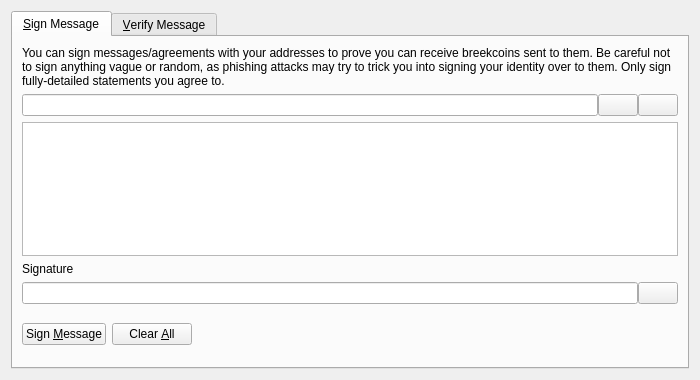
<?xml version="1.0" encoding="UTF-8"?>
<ui version="4.0">
 <class>SignVerifyMessageDialog</class>
 <widget class="QDialog" name="SignVerifyMessageDialog">
  <property name="geometry">
   <rect>
    <x>0</x>
    <y>0</y>
    <width>700</width>
    <height>380</height>
   </rect>
  </property>
  <property name="windowTitle">
   <string>Signatures - Sign / Verify a Message</string>
  </property>
  <property name="modal">
   <bool>true</bool>
  </property>
  <layout class="QVBoxLayout" name="verticalLayout">
   <item>
    <widget class="QTabWidget" name="tabWidget">
     <property name="currentIndex">
      <number>0</number>
     </property>
     <widget class="QWidget" name="tabSignMessage">
      <attribute name="title">
       <string>&amp;Sign Message</string>
      </attribute>
      <layout class="QVBoxLayout" name="verticalLayout_SM">
       <item>
        <widget class="QLabel" name="infoLabel_SM">
         <property name="text">
          <string>You can sign messages/agreements with your addresses to prove you can receive breekcoins sent to them. Be careful not to sign anything vague or random, as phishing attacks may try to trick you into signing your identity over to them. Only sign fully-detailed statements you agree to.</string>
         </property>
         <property name="textFormat">
          <enum>Qt::PlainText</enum>
         </property>
         <property name="wordWrap">
          <bool>true</bool>
         </property>
        </widget>
       </item>
       <item>
        <layout class="QHBoxLayout" name="horizontalLayout_1_SM">
         <property name="spacing">
          <number>0</number>
         </property>
         <item>
          <widget class="QValidatedLineEdit" name="addressIn_SM">
           <property name="toolTip">
            <string>The Breekcoin address to sign the message with</string>
           </property>
          </widget>
         </item>
         <item>
          <widget class="QPushButton" name="addressBookButton_SM">
           <property name="toolTip">
            <string>Choose previously used address</string>
           </property>
           <property name="text">
            <string/>
           </property>
           <property name="icon">
            <iconset resource="../bitcoin.qrc">
             <normaloff>:/icons/address-book</normaloff>:/icons/address-book</iconset>
           </property>
           <property name="shortcut">
            <string>Alt+A</string>
           </property>
           <property name="autoDefault">
            <bool>false</bool>
           </property>
          </widget>
         </item>
         <item>
          <widget class="QPushButton" name="pasteButton_SM">
           <property name="toolTip">
            <string>Paste address from clipboard</string>
           </property>
           <property name="text">
            <string/>
           </property>
           <property name="icon">
            <iconset resource="../bitcoin.qrc">
             <normaloff>:/icons/editpaste</normaloff>:/icons/editpaste</iconset>
           </property>
           <property name="shortcut">
            <string>Alt+P</string>
           </property>
           <property name="autoDefault">
            <bool>false</bool>
           </property>
          </widget>
         </item>
        </layout>
       </item>
       <item>
        <widget class="QPlainTextEdit" name="messageIn_SM">
         <property name="toolTip">
          <string>Enter the message you want to sign here</string>
         </property>
        </widget>
       </item>
       <item>
        <widget class="QLabel" name="signatureLabel_SM">
         <property name="text">
          <string>Signature</string>
         </property>
         <property name="textFormat">
          <enum>Qt::PlainText</enum>
         </property>
        </widget>
       </item>
       <item>
        <layout class="QHBoxLayout" name="horizontalLayout_2_SM">
         <property name="spacing">
          <number>0</number>
         </property>
         <item>
          <widget class="QLineEdit" name="signatureOut_SM">
           <property name="font">
            <font>
             <italic>true</italic>
            </font>
           </property>
           <property name="readOnly">
            <bool>true</bool>
           </property>
          </widget>
         </item>
         <item>
          <widget class="QPushButton" name="copySignatureButton_SM">
           <property name="toolTip">
            <string>Copy the current signature to the system clipboard</string>
           </property>
           <property name="text">
            <string/>
           </property>
           <property name="icon">
            <iconset resource="../bitcoin.qrc">
             <normaloff>:/icons/editcopy</normaloff>:/icons/editcopy</iconset>
           </property>
           <property name="autoDefault">
            <bool>false</bool>
           </property>
          </widget>
         </item>
        </layout>
       </item>
       <item>
        <layout class="QHBoxLayout" name="horizontalLayout_3_SM">
         <item>
          <widget class="QPushButton" name="signMessageButton_SM">
           <property name="toolTip">
            <string>Sign the message to prove you own this Breekcoin address</string>
           </property>
           <property name="text">
            <string>Sign &amp;Message</string>
           </property>
           <property name="icon">
            <iconset resource="../bitcoin.qrc">
             <normaloff>:/icons/edit</normaloff>:/icons/edit</iconset>
           </property>
           <property name="autoDefault">
            <bool>false</bool>
           </property>
          </widget>
         </item>
         <item>
          <widget class="QPushButton" name="clearButton_SM">
           <property name="toolTip">
            <string>Reset all sign message fields</string>
           </property>
           <property name="text">
            <string>Clear &amp;All</string>
           </property>
           <property name="icon">
            <iconset resource="../bitcoin.qrc">
             <normaloff>:/icons/remove</normaloff>:/icons/remove</iconset>
           </property>
           <property name="autoDefault">
            <bool>false</bool>
           </property>
          </widget>
         </item>
         <item>
          <spacer name="horizontalSpacer_1_SM">
           <property name="orientation">
            <enum>Qt::Horizontal</enum>
           </property>
           <property name="sizeHint" stdset="0">
            <size>
             <width>40</width>
             <height>48</height>
            </size>
           </property>
          </spacer>
         </item>
         <item>
          <widget class="QLabel" name="statusLabel_SM">
           <property name="font">
            <font>
             <weight>75</weight>
             <bold>true</bold>
            </font>
           </property>
           <property name="text">
            <string/>
           </property>
           <property name="wordWrap">
            <bool>true</bool>
           </property>
          </widget>
         </item>
         <item>
          <spacer name="horizontalSpacer_2_SM">
           <property name="orientation">
            <enum>Qt::Horizontal</enum>
           </property>
           <property name="sizeHint" stdset="0">
            <size>
             <width>40</width>
             <height>48</height>
            </size>
           </property>
          </spacer>
         </item>
        </layout>
       </item>
      </layout>
     </widget>
     <widget class="QWidget" name="tabVerifyMessage">
      <attribute name="title">
       <string>&amp;Verify Message</string>
      </attribute>
      <layout class="QVBoxLayout" name="verticalLayout_VM">
       <item>
        <widget class="QLabel" name="infoLabel_VM">
         <property name="text">
          <string>Enter the receiver's address, message (ensure you copy line breaks, spaces, tabs, etc. exactly) and signature below to verify the message. Be careful not to read more into the signature than what is in the signed message itself, to avoid being tricked by a man-in-the-middle attack. Note that this only proves the signing party receives with the address, it cannot prove sendership of any transaction!</string>
         </property>
         <property name="textFormat">
          <enum>Qt::PlainText</enum>
         </property>
         <property name="alignment">
          <set>Qt::AlignLeading|Qt::AlignLeft|Qt::AlignTop</set>
         </property>
         <property name="wordWrap">
          <bool>true</bool>
         </property>
        </widget>
       </item>
       <item>
        <layout class="QHBoxLayout" name="horizontalLayout_1_VM">
         <property name="spacing">
          <number>0</number>
         </property>
         <item>
          <widget class="QValidatedLineEdit" name="addressIn_VM">
           <property name="toolTip">
            <string>The Breekcoin address the message was signed with</string>
           </property>
          </widget>
         </item>
         <item>
          <widget class="QPushButton" name="addressBookButton_VM">
           <property name="toolTip">
            <string>Choose previously used address</string>
           </property>
           <property name="text">
            <string/>
           </property>
           <property name="icon">
            <iconset resource="../bitcoin.qrc">
             <normaloff>:/icons/address-book</normaloff>:/icons/address-book</iconset>
           </property>
           <property name="shortcut">
            <string>Alt+A</string>
           </property>
           <property name="autoDefault">
            <bool>false</bool>
           </property>
          </widget>
         </item>
        </layout>
       </item>
       <item>
        <widget class="QPlainTextEdit" name="messageIn_VM"/>
       </item>
       <item>
        <widget class="QValidatedLineEdit" name="signatureIn_VM"/>
       </item>
       <item>
        <layout class="QHBoxLayout" name="horizontalLayout_2_VM">
         <item>
          <widget class="QPushButton" name="verifyMessageButton_VM">
           <property name="toolTip">
            <string>Verify the message to ensure it was signed with the specified Breekcoin address</string>
           </property>
           <property name="text">
            <string>Verify &amp;Message</string>
           </property>
           <property name="icon">
            <iconset resource="../bitcoin.qrc">
             <normaloff>:/icons/transaction_0</normaloff>:/icons/transaction_0</iconset>
           </property>
           <property name="autoDefault">
            <bool>false</bool>
           </property>
          </widget>
         </item>
         <item>
          <widget class="QPushButton" name="clearButton_VM">
           <property name="toolTip">
            <string>Reset all verify message fields</string>
           </property>
           <property name="text">
            <string>Clear &amp;All</string>
           </property>
           <property name="icon">
            <iconset resource="../bitcoin.qrc">
             <normaloff>:/icons/remove</normaloff>:/icons/remove</iconset>
           </property>
           <property name="autoDefault">
            <bool>false</bool>
           </property>
          </widget>
         </item>
         <item>
          <spacer name="horizontalSpacer_1_VM">
           <property name="orientation">
            <enum>Qt::Horizontal</enum>
           </property>
           <property name="sizeHint" stdset="0">
            <size>
             <width>40</width>
             <height>48</height>
            </size>
           </property>
          </spacer>
         </item>
         <item>
          <widget class="QLabel" name="statusLabel_VM">
           <property name="font">
            <font>
             <weight>75</weight>
             <bold>true</bold>
            </font>
           </property>
           <property name="text">
            <string/>
           </property>
           <property name="wordWrap">
            <bool>true</bool>
           </property>
          </widget>
         </item>
         <item>
          <spacer name="horizontalSpacer_2_VM">
           <property name="orientation">
            <enum>Qt::Horizontal</enum>
           </property>
           <property name="sizeHint" stdset="0">
            <size>
             <width>40</width>
             <height>48</height>
            </size>
           </property>
          </spacer>
         </item>
        </layout>
       </item>
      </layout>
     </widget>
    </widget>
   </item>
  </layout>
 </widget>
 <customwidgets>
  <customwidget>
   <class>QValidatedLineEdit</class>
   <extends>QLineEdit</extends>
   <header>qt/qvalidatedlineedit.h</header>
  </customwidget>
 </customwidgets>
 <resources>
  <include location="../bitcoin.qrc"/>
 </resources>
 <connections/>
</ui>
